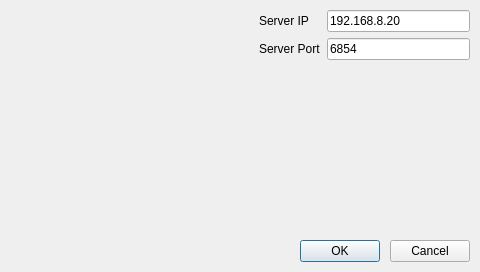
<?xml version="1.0" encoding="UTF-8"?>
<ui version="4.0">
 <class>dialog_config_menu</class>
 <widget class="QDialog" name="dialog_config_menu">
  <property name="geometry">
   <rect>
    <x>0</x>
    <y>0</y>
    <width>480</width>
    <height>272</height>
   </rect>
  </property>
  <property name="minimumSize">
   <size>
    <width>480</width>
    <height>272</height>
   </size>
  </property>
  <property name="maximumSize">
   <size>
    <width>480</width>
    <height>272</height>
   </size>
  </property>
  <property name="windowTitle">
   <string>Configuration Menu</string>
  </property>
  <widget class="QPushButton" name="pushButton_ok">
   <property name="geometry">
    <rect>
     <x>300</x>
     <y>240</y>
     <width>80</width>
     <height>22</height>
    </rect>
   </property>
   <property name="text">
    <string>OK</string>
   </property>
  </widget>
  <widget class="QPushButton" name="pushButton_cancel">
   <property name="geometry">
    <rect>
     <x>390</x>
     <y>240</y>
     <width>80</width>
     <height>22</height>
    </rect>
   </property>
   <property name="text">
    <string>Cancel</string>
   </property>
  </widget>
  <widget class="QWidget" name="formLayoutWidget">
   <property name="geometry">
    <rect>
     <x>259</x>
     <y>10</y>
     <width>211</width>
     <height>61</height>
    </rect>
   </property>
   <layout class="QFormLayout" name="formLayout">
    <item row="0" column="0">
     <widget class="QLabel" name="serverIPLabel">
      <property name="text">
       <string>Server IP</string>
      </property>
     </widget>
    </item>
    <item row="0" column="1">
     <widget class="QLineEdit" name="serverIPLineEdit">
      <property name="text">
       <string>192.168.8.20</string>
      </property>
     </widget>
    </item>
    <item row="1" column="0">
     <widget class="QLabel" name="serverPortLabel">
      <property name="text">
       <string>Server Port</string>
      </property>
     </widget>
    </item>
    <item row="1" column="1">
     <widget class="QLineEdit" name="serverPortLineEdit">
      <property name="text">
       <string>6854</string>
      </property>
     </widget>
    </item>
   </layout>
  </widget>
 </widget>
 <resources/>
 <connections/>
</ui>
